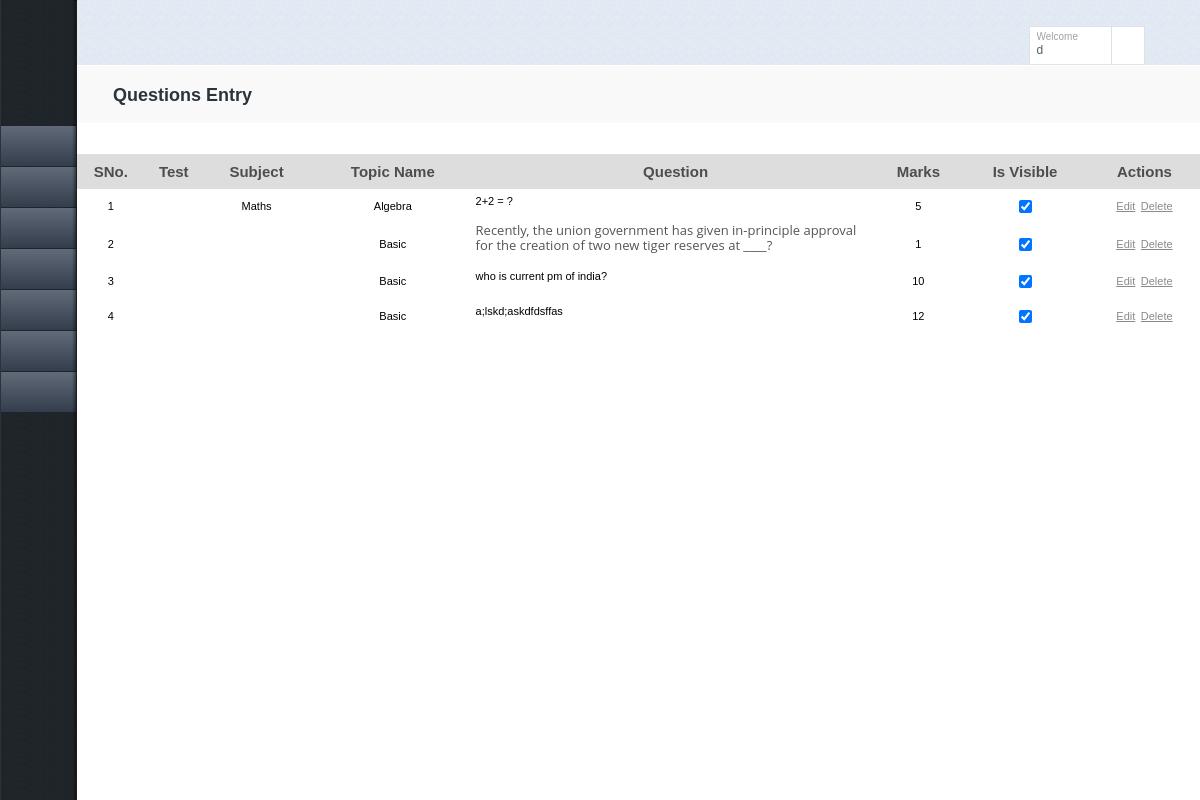
/group4/questionEntry.php?tid=0 (signed in), run on the app's committed database.
### tables this page shows
CREATE TABLE IF NOT EXISTS `question_master` (
  `ques_id` int(10) unsigned NOT NULL AUTO_INCREMENT,
  `test_id` int(10) unsigned DEFAULT NULL,
  `ques` text,
  `ans1` text,
  `ans2` text,
  `ans3` text,
  `ans4` text,
  `correct` varchar(5) DEFAULT NULL,
  `subject_id` int(10) unsigned DEFAULT NULL,
  `topic_id` int(10) unsigned DEFAULT NULL,
  `sub_topic_id` int(10) DEFAULT NULL,
  `level` varchar(1) DEFAULT NULL,
  `ques_image` varchar(100) DEFAULT NULL,
  `ans1_img` varchar(100) DEFAULT NULL,
  `ans2_img` varchar(100) DEFAULT NULL,
  `ans3_img` varchar(100) DEFAULT NULL,
  `ans4_img` varchar(100) DEFAULT NULL,
  `marks` int(10) unsigned DEFAULT NULL,
  `isVisible` char(1) NOT NULL,
  `solution` text,
  `isTextBox` char(1) DEFAULT NULL,
  PRIMARY KEY (`ques_id`)
);

CREATE TABLE IF NOT EXISTS `subject_master` (
  `subject_id` int(10) unsigned NOT NULL AUTO_INCREMENT,
  `subject_name` varchar(45) DEFAULT NULL,
  PRIMARY KEY (`subject_id`)
);

CREATE TABLE IF NOT EXISTS `topic_master` (
  `topic_id` int(10) unsigned NOT NULL AUTO_INCREMENT,
  `subject_id` int(10) unsigned DEFAULT NULL,
  `topic_name` varchar(45) DEFAULT NULL,
  PRIMARY KEY (`topic_id`)
);

### group4/questionEntry.php (the view, shortened to what this page needs)
<?php require_once 'header.php'; require_once 'db_inc.php'; $tid=$_GET["tid"];?>
<div id="tab-1" class="tab">
		<article>
			<div class="text-section">
			<h1>Questions Entry</h1>
		</div>
  <br/><br/>
  <link rel="stylesheet" type="text/css" href="css/stylespaginate.css" media="screen"/>
             <div id="paging_container" class="container">
      <table id="question_display_table" style="text-align:center;" class="content main-form-table3" width="100%">
    <thead><tr><th>SNo.</th><th>Test</th><th>Subject</th><th>Topic Name</th><th style="width:400px;">Question</th><th>Marks</th><th>Is Visible</th><th>Actions</th></tr></thead>
     <tbody id="question_display_table_tbody">
     <?php $tres=mysql_query("select q.*,subject_name,topic_name,sub_topic_name,test_name from question_master q left join subject_master s on q.subject_id=s.subject_id left join topic_master tp on q.topic_id=tp.topic_id left join sub_topic_master stm on q.sub_topic_id=stm.sub_topic_id left join test_master tm on q.test_id=tm.test_id where q.test_id=".$tid) or die ('er');$i=1;
while($row=mysql_fetch_array($tres)){
echo "<tr id='r$i'><td>$i</td><td>".$row["test_name"]."</td><td>".$row["subject_name"]."</td><td>".$row["topic_name"]."</td><td align='left'>".html_entity_decode($row["ques"]);
if($row["ques_image"]!=""){"&ensp;<img src='uploads/questions/".$row["ques_image"]."'/>";}echo"</td><td>".$row["marks"]."</td><td><input type='checkbox'";if($row["isVisible"]==""){echo "checked='checked'";}echo " value='".$row["test_id"]."' onclick=\"fn_display_it(this,'$i');\"/><td>";?><a onclick="fn_set('e','<?php echo $row["ques_id"];?>','<?php echo $row["test_id"];?>');">Edit</a>&ensp;<a onclick="fn_set('d','<?php echo "$i','".$row["ques_id"];?>','<?php echo $row["test_id"];?>');">Delete</a></td></tr><?php $i++;
}?>
</tbody>
      </table>
      <div class="page_navigation"></div></div>
      <br/>
	</article>
	</div>
<?php include_once 'footer.php'?>

### group4/css/all.css (style rules this page uses)
header, footer, article, section, hgroup, nav, figure, aside { display: block; }
html { height:100%; }
body { margin:0; font:12px/15px "Lucida Sans Unicode", "Lucida Grande", sans-serif; color:#8a8a8a; min-width:1000px; background:#fff; height:100%; }
a { color:#8a8a8a; text-decoration:underline; }
input, textarea, select { font:100% arial,sans-serif; vertical-align:middle; }
.tabs .text-section { background:#f9f9f9; padding:19px 0 8px 36px; margin:0 0 1px; }
.tabs h1 { font-size:18px; line-height:20px; margin:0 0 8px; color:#2b333b; }
.tabs p { margin:0 0 10px; }

### user/css/styles.css (style rules this page uses)
html, body, div, span, h1, h2, h3, h4, h5, h6, blockquote, pre, a, abbr, acronym, address, code, del, dfn, em, img, q, dl, dt, dd, ol, ul, li, fieldset, form, label, legend, table, caption, tbody, tfoot, thead, tr, th, td { margin:0;padding:0;border:0;font-size:11px; }
body { font-family:Verdana, Arial, Helvetica, sans-serif;color:#262626;background:url("../images/bg_body.gif") repeat-x scroll left top #FFFFFF;font-size:12px; }
.main-form-table3 { border-collapse:collapse;border-spacing:0; }
.main-form-table3 th { background-color:#DDDDDD;color:#4E4D4D;font-size:15px; }
.main-form-table3 tr { height:35px; }

### group4/css/stylespaginate.css (style rules this page uses)
#paging_container { width:100%; }
.container { width:260px;float: left;margin:0px;background-color:white; }
.content, .alt_content { color:black; }

### group4/questionEntry.php (style rules this page uses)
.main-form-table3 a { cursor:pointer; }

### data on the page
question_master: subject.subject_name "Maths", topic.topic_name "Algebra", ques "2+2 = ?", marks "5", isVisible "☑"
question_master: topic.topic_name "Basic", ques "Recently, the union government has given in-principle approval for the creation of two new tiger reserves at ____?", marks "1", isVisible "☑"
question_master: topic.topic_name "Basic", ques "who is current pm of india?", marks "10", isVisible "☑"
question_master: topic.topic_name "Basic", ques "a;lskd;askdfdsffas", marks "12", isVisible "☑"

### other printed values
$_SESSION["uname"] "d"
